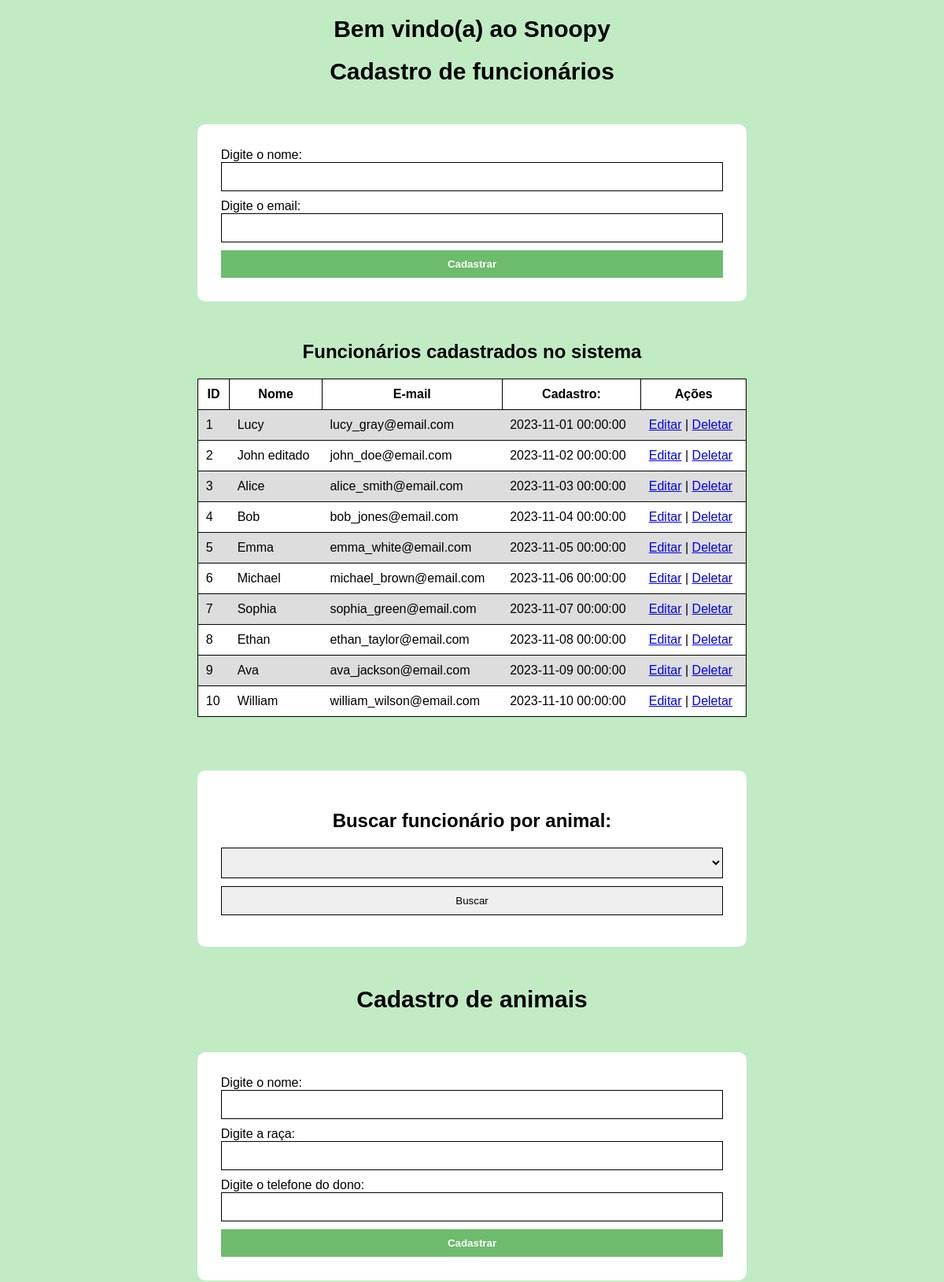
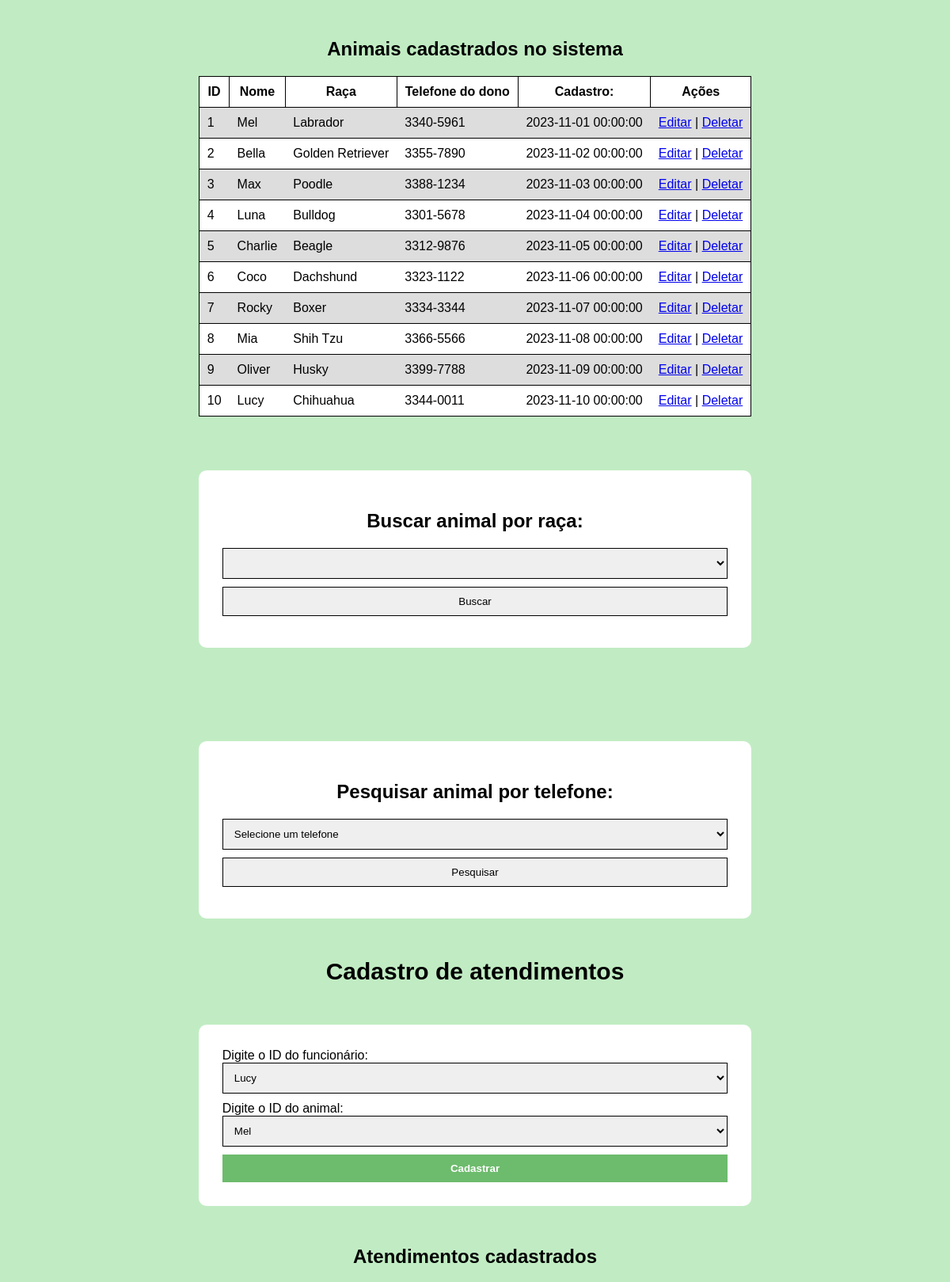
The page / (upper part) on the database its author committed (2 pictures, top to bottom).
### tables this page shows
CREATE TABLE `funcionario` (
  `id` int(11) NOT NULL,
  `nome` varchar(255) NOT NULL,
  `email` varchar(255) NOT NULL,
  `datacadastro` datetime NOT NULL
);

CREATE TABLE `animal` (
  `id` int(11) NOT NULL,
  `nome` varchar(255) NOT NULL,
  `raca` varchar(255) NOT NULL,
  `teldono` char(11) NOT NULL,
  `datacadastro` datetime NOT NULL
);

### model/funcionario.php (called while the page is built, shortened)
<?php
class Funcionario
{
    public static function listar()
    {
        try {
            $conexao = Conexao::getConexao();
            $stmt = $conexao->prepare(
                "SELECT * FROM funcionario ORDER BY id"
            );
            $stmt->execute();
            return $stmt->fetchAll();
        } catch (Exception $e) {
            echo $e->getMessage();
            exit;
        }
    }
}

### model/animal.php (called while the page is built, shortened)
<?php
class Animal
{
    public static function listar()
    {
        try {
            $conexao = Conexao::getConexao();
            $stmt = $conexao->prepare(
                "SELECT * FROM animal ORDER BY id"
            );
            $stmt->execute();
            return $stmt->fetchAll();
        } catch (Exception $e) {
            echo $e->getMessage();
            exit;
        }
    }
}

### index.php (the view, shortened to what this page needs)
<!DOCTYPE html>
<html lang="en">
<head>
    <link rel="stylesheet" href="./css/index.css">
</head>
<body>
    <?php
    require_once "model/funcionario.php";
    require_once "model/animal.php";
    ?>
    <div class="container">
        <h1>Bem vindo(a) ao Snoopy</h1>
        <div>
            <h1>Cadastro de funcionários</h1>
            <form method="POST">
                <p>Digite o nome: </p>
                <input type="text" name="nome" required>
                <p>Digite o email: </p>
                <input type="email" name="email" required>
                <br>
                <button>Cadastrar</button>
            </form>
            <h2 class="esquerda">Funcionários cadastrados no sistema</h2>
            <table class="tabela">
                <thead>
                    <tr>
                        <th>ID</th>
                        <th>Nome</th>
                        <th>E-mail</th>
                        <th>Cadastro:</th>
                        <th>Ações</th>
                    </tr>
                </thead>
                <tbody>
                    <?php
                    $lista = Funcionario::listar();
                    foreach ($lista as $funcionario) {
                        echo "<tr>";
                        echo "<td>" . $funcionario["id"] . "</td>";
                        echo "<td>" . $funcionario["nome"] . "</td>";
                        echo "<td>" . $funcionario["email"] . "</td>";
                        echo "<td>" . $funcionario["datacadastro"] . "</td>";
                        $id = $funcionario["id"];
                        echo "<td>
                        <a href='editarFuncionario.php?id=$id'>Editar</a> |
                        <a href='index.php?deletarFuncionario=$id'>Deletar</a>
                    </td>";
                        echo "</tr>";
                    }
                    ?>
                </tbody>
            </table>
            <br>
            <form method="GET" action="FuncAnimal.php">
                <h2>Buscar funcionário por animal:</h2>
                <select name="nome">
                    <option value=""></option>
                    <?php
                    require_once(__DIR__ . "/model/Animal.php");
                    $animais = Animal::listar();
                    foreach ($animais as $animal) {
                        echo "<option value='{$animal['id']}'>{$animal['nome']}</option>";
                    }
                    ?>
                </select>
                <br>
                <input type="submit" value="Buscar">
            </form>
        </div>
        <div>
            <h1>Cadastro de animais</h1>
            <form method="POST">
                <p>Digite o nome:</p>
                <input type="text" name="nome" required>
                <p>Digite a raça:</p>
                <input type="text" name="raca" required>
                <p>Digite o telefone do dono:</p>
                <input type="text" name="teldono" required>
                <br>
                <button>Cadastrar</button>
            </form>
            <h2 class="esquerda">Animais cadastrados no sistema</h2>
            <table>
                <thead>
                    <tr>
                        <th>ID</th>
                        <th>Nome</th>
                        <th>Raça</th>
                        <th>Telefone do dono</th>
                        <th>Cadastro:</th>
                        <th>Ações</th>
                    </tr>
                </thead>
                <tbody>
                    <?php
                    $lista = Animal::listar();
                    foreach ($lista as $animal) {
                        echo "<tr>";
                        echo "<td>" . $animal["id"] . "</td>";
                        echo "<td>" . $animal["nome"] . "</td>";
                        echo "<td>" . $animal["raca"] . "</td>";
                        echo "<td>" . $animal["teldono"] . "</td>";
                        echo "<td>" . $animal["datacadastro"] . "</td>";
                        $id = $animal["id"];
                        echo "<td>
                            <a href='editarAnimal.php?id=$id'>Editar</a> |
                            <a href='index.php?deletarAnimal=$id'>Deletar</a>
                        </td>";
                        echo "</tr>";
                    }
                    ?>
                </tbody>
            </table>
            <br>
            <form method="GET" action="AnimalRaca.php">
                <h2>Buscar animal por raça: </h2>
                <select name="raca">
                    <option value=""></option>
                    <?php
                    require_once(__DIR__ . "/model/Animal.php");
                    $animais = Animal::listar();
                    foreach ($animais as $animal) {
                        echo "<option value='{$animal['raca']}'>{$animal['raca']}</option>";
                    }
                    ?>
                </select>
                <br>
                <input type="submit" value="Buscar">
            </form>
            <br>
            <form method="GET" action="AnimalTel.php" class="animaltel">
                <h2>Pesquisar animal por telefone: </h2>
                <select name="teldono" required>
                    <option value="">Selecione um telefone</option>
                    <?php
                    require_once(__DIR__ . "/model/animal.php");
                    ?>
                </select>
                <input type="submit" value="Pesquisar">
            </form>
        </div>
        <div>
            <h1>Cadastro de atendimentos </h1>
            <form method="POST">
                <p>Digite o ID do funcionário: </p>
                <select name="idfuncionario" id="func">
                    <?php
                    $lista = Funcionario::listar();
                    foreach ($lista as $funcionario) {
                        echo "<option value='" . $funcionario["id"] . "'>" . $funcionario["nome"] . "</option>";
                    }
                    ?>
                </select>
                <p>Digite o ID do animal: </p>
                <select name="idanimal" id="animal">
                    <?php
                    $lista = Animal::listar();
                    foreach ($lista as $animal) {
                        echo "<option value='" . $animal["id"] . "'>" . $animal["nome"] . "</option>";
                    }
                    ?>
                </select>
                <br>
                <button>Cadastrar</button>
            </form>
            <h2 class="esquerda">Atendimentos cadastrados</h2>
            <br>
        </div>
    </div>
</body>
</html>

### css/index.css (style rules this page uses)
* { margin: 0; padding: 0; font-family: 'Candara', sans-serif; box-sizing: border-box; }
body { background-color: rgb(193, 236, 195); display: flex; width: 100%; min-height: 100vh; overflow-y: auto; justify-content: center; }
body table, body tr, body th, body tr { border: 1px solid black; border-collapse: collapse; background-color: white; }
body table tr:nth-child(odd) { background-color: rgb(221, 221, 221); }
body table tr td, body table tr th { padding: 10px; }
body table { width: 100%; }
form { background-color: white; border-radius: 10px; padding: 30px; margin: 50px 0; height: min-content; }
form input, form select { width: 100%; padding: 10px 10px; border: 1px solid black; margin-bottom: 10px; }
form button { background-color: #6dbb6d; color: white; font-weight: bold; width: 100%; padding: 10px 0; border: 0; transition: 0.5s; }
h1 { font-size: 30px; margin: 20px auto; text-align: center; color:#000000; }
h2 { text-align: center; color:#000000; margin: 20px auto; }

### rows shown on the page
funcionario: id "1", nome "Lucy", email "lucy_gray@email.com", datacadastro "2023-11-01 00:00:00"
funcionario: id "2", nome "John editado", email "john_doe@email.com", datacadastro "2023-11-02 00:00:00"
funcionario: id "3", nome "Alice", email "alice_smith@email.com", datacadastro "2023-11-03 00:00:00"
funcionario: id "4", nome "Bob", email "bob_jones@email.com", datacadastro "2023-11-04 00:00:00"
funcionario: id "5", nome "Emma", email "emma_white@email.com", datacadastro "2023-11-05 00:00:00"
funcionario: id "6", nome "Michael", email "michael_brown@email.com", datacadastro "2023-11-06 00:00:00"
funcionario: id "7", nome "Sophia", email "sophia_green@email.com", datacadastro "2023-11-07 00:00:00"
funcionario: id "8", nome "Ethan", email "ethan_taylor@email.com", datacadastro "2023-11-08 00:00:00"
funcionario: id "9", nome "Ava", email "ava_jackson@email.com", datacadastro "2023-11-09 00:00:00"
funcionario: id "10", nome "William", email "william_wilson@email.com", datacadastro "2023-11-10 00:00:00"
animal: id "1", nome "Mel", raca "Labrador", teldono "3340-5961", datacadastro "2023-11-01 00:00:00"
animal: id "2", nome "Bella", raca "Golden Retriever", teldono "3355-7890", datacadastro "2023-11-02 00:00:00"
animal: id "3", nome "Max", raca "Poodle", teldono "3388-1234", datacadastro "2023-11-03 00:00:00"
animal: id "4", nome "Luna", raca "Bulldog", teldono "3301-5678", datacadastro "2023-11-04 00:00:00"
animal: id "5", nome "Charlie", raca "Beagle", teldono "3312-9876", datacadastro "2023-11-05 00:00:00"
animal: id "6", nome "Coco", raca "Dachshund", teldono "3323-1122", datacadastro "2023-11-06 00:00:00"
animal: id "7", nome "Rocky", raca "Boxer", teldono "3334-3344", datacadastro "2023-11-07 00:00:00"
animal: id "8", nome "Mia", raca "Shih Tzu", teldono "3366-5566", datacadastro "2023-11-08 00:00:00"
animal: id "9", nome "Oliver", raca "Husky", teldono "3399-7788", datacadastro "2023-11-09 00:00:00"
animal: id "10", nome "Lucy", raca "Chihuahua", teldono "3344-0011", datacadastro "2023-11-10 00:00:00"

### other values the page prints
form field idfuncionario "Lucy"
form field idanimal "Mel"
